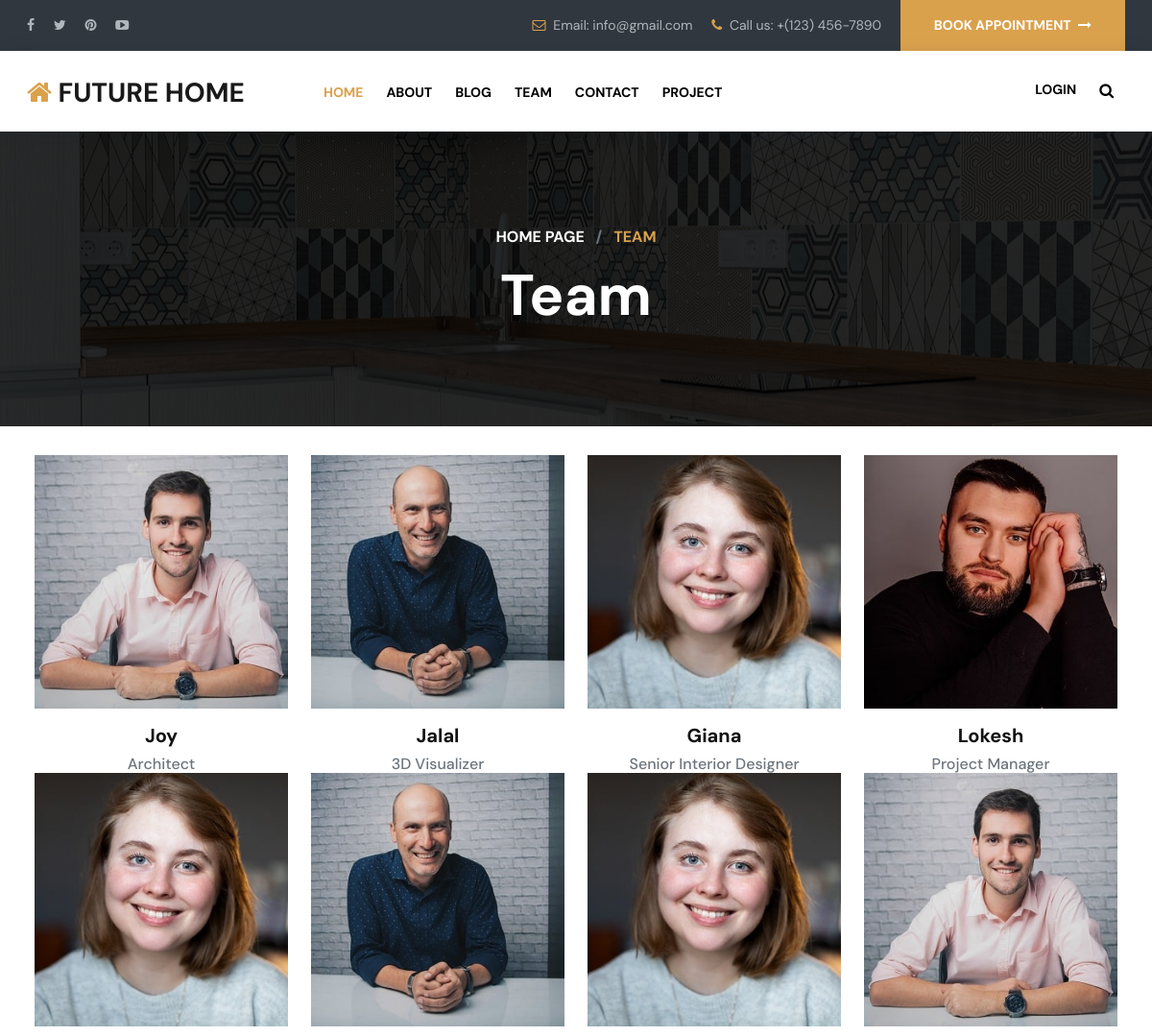
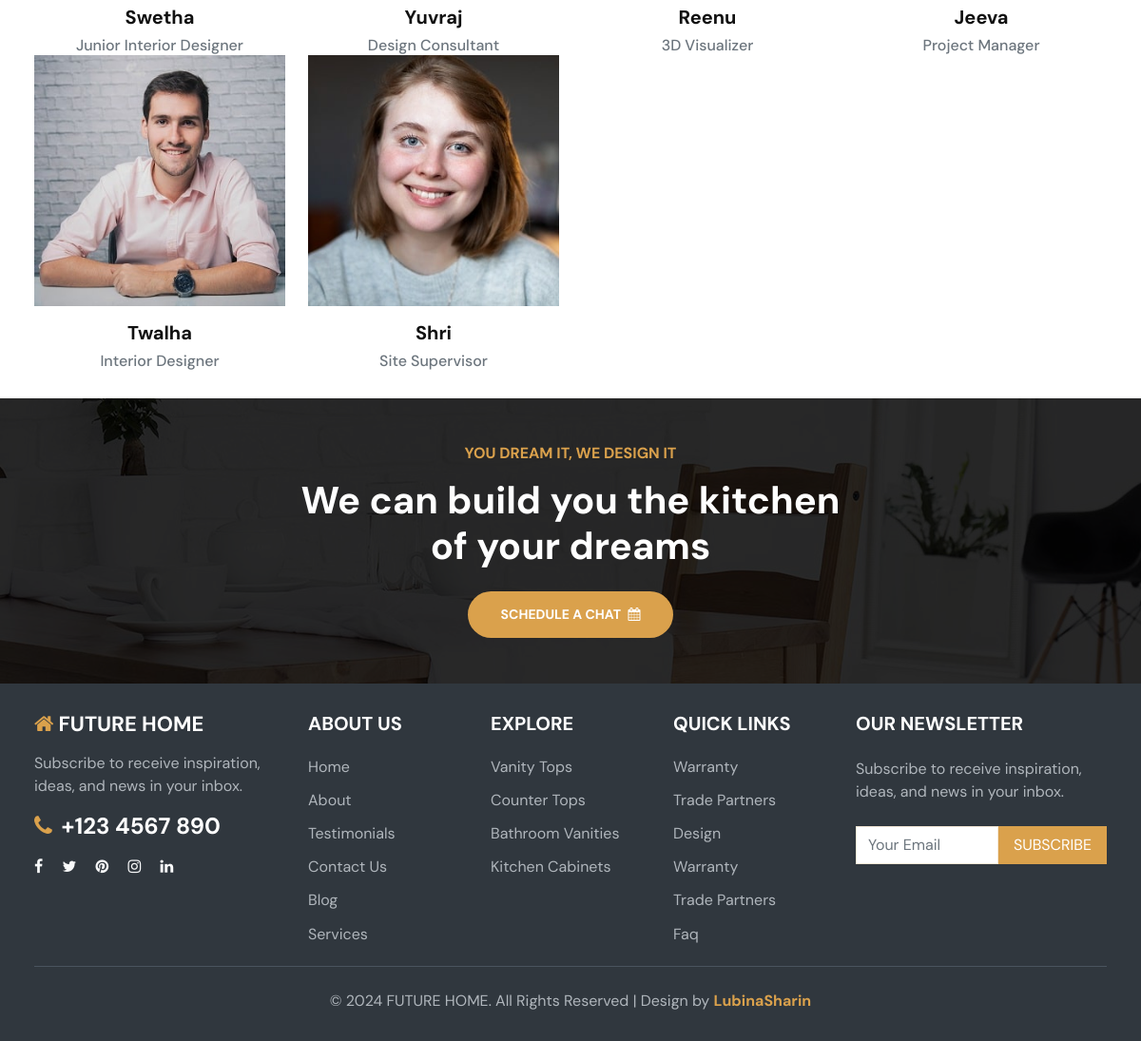
Page /team/ on the committed database (2 pictures, top to bottom).
### future_app/models.py (models this page shows, shortened)
class User(AbstractUser):
    USERNAME_FIELD = 'email'
    REQUIRED_FIELDS = ['username', 'phone_number']
    user_type = models.IntegerField(default=1, choices=userchoices)
    phone_number = models.CharField(max_length=10, null=True, blank=True)
    email = models.EmailField(null=True, blank=True, unique=True)
    created_at = models.DateField(auto_now_add=True)
    name = models.CharField(max_length=100, null=True, blank=True)

class Staff(models.Model):
    staff = models.ForeignKey(User, on_delete=models.CASCADE, related_name='staff_profile')
    designation = models.CharField(max_length=100, null=True, blank=True)
    experience = models.CharField(max_length=100, null=True, blank=True)
    qualification = models.CharField(max_length=100, null=True, blank=True)
    image = models.ImageField(null=True, blank=True, upload_to="images/")

### future_app/views.py (the view)
# urls.py: path('team/', views.Team, name='team'),
def Team(request):
    unread_count = Notification.objects.filter(user=request.user.id, read=False).count()
    staff = Staff.objects.all()
    emp = User.objects.all()
    return render(request, 'team.html', locals())

### future_app/context_processors.py (called while the page is built, shortened)
def notifications_context_processor(request):
    return {}

### templates/team.html (shortened to what this page needs)
<!DOCTYPE html>
{% load static %}
<html lang="en">
<head>
	<link href="{% static 'css/bootstrap.min.css' %}" rel="stylesheet" >
	<link href="{% static 'css/font-awesome.min.css' %}" rel="stylesheet" >
	<link href="{% static 'css/global.css' %}" rel="stylesheet">
	<link href="{% static 'css/about.css' %}" rel="stylesheet">
</head>
<body>
{% include 'header.html' %}
<section id="center" class="center_team">
 <div class="promo_m center_om">
  <div class="container-fluid">
    <div class="center_o1 row text-center">
	 <div class="col-md-12">
	   <h6 class="col_yell fw-bold"><a class="text-white" href="{% url 'home' %}">HOME PAGE</a> <span class="mx-2 text-muted">/</span> TEAM</h6>
	   <h1 class="mb-0 font_60 text-white mt-3">Team</h1>
	 </div>
	</div>
 </div>
 </div>
</section>
<section id="team" class="p_3 px-4">
  <div class="container-fluid">
    <div class="team_1 row">
      {% for i in staff %}
      {% for j in emp %}
      {% if i.staff_id == j.id %}
      <div class="col-md-3 col-sm-6">
        <div class="team_1m text-center">
          <div class="team_1mi position-relative">
            <div class="team_1mi1">
              <div class="grid clearfix">
                <figure class="effect-jazz mb-0">
                  <a href="#" data-bs-toggle="modal" data-bs-target="#staffDetailModal"
                     data-image="{{ i.image.url }}"
                     data-name="{{ j.name }}"
                     data-designation="{{ i.designation }}"
                     data-qualification="{{ i.qualification }}"
                     data-experience="{{ i.experience }}">
                    <img src="{{ i.image.url }}" class="w-100" alt="abc">
                  </a>
                </figure>
              </div>
            </div>
          </div>
          <div class="team_1m1 mt-3">
            <h5>
              <a href="#" data-bs-toggle="modal" data-bs-target="#staffDetailModal"
                 data-image="{{ i.image.url }}"
                 data-name="{{ j.name }}"
                 data-designation="{{ i.designation }}"
                 data-qualification="{{ i.qualification }}"
                 data-experience="{{ i.experience }}">
                {{ j.name }}
              </a>
            </h5>
            <h6 class="text-muted mb-0">{{ i.designation }}</h6>
          </div>
        </div>
      </div>
      {% endif %}
      {% endfor %}
      {% endfor %}
    </div>
  </div>
</section>
<section id="chat">
 <div class="promo_m pt-5 pb-5 px-4">
  <div class="container-fluid">
    <div class="project_1 row text-center">
	 <div class="col-md-12">
	  <h6 class="col_yell fw-bold">YOU DREAM IT, WE DESIGN IT</h6>
	  <h1 class="text-white mt-3">We can build you the kitchen <br> of your dreams</h1>
	  <h6 class="mb-0 mt-4"><a class="button" href="{% url 'appointment' %}">SCHEDULE A CHAT <i class="fa fa-calendar ms-1"></i></a></h6>
	 </div>
	</div>
 </div>
 </div>
</section>
{% include 'footer.html' %}
</body>
</html>

### static/css/global.css (style rules this page uses)
body { font-family: 'DM Sans', sans-serif; }
h1,h2,h3,h4,h5 { font-weight:bold; }
a { color: #111; text-decoration:none; }
.button { background:#daa14c; color:#fff!important; display: inline-block; transition: 0.3s; padding: 16px 35px 16px 35px; font-weight:bold; border-radius:50px; font-size:14px; }
.grid figure { position: relative; float: left; overflow: hidden; width: 100%; text-align: center; cursor: pointer; }
figure.effect-jazz figcaption::after, figure.effect-jazz img { -webkit-transition: opacity 0.35s, -webkit-transform 0.35s; transition: opacity 0.35s, transform 0.35s; }
.col_yell { color: #daa14c!important; }
.font_60 { font-size:60px; }
.p_3 { padding-top:30px; padding-bottom:30px; }
.center_om { padding-top:100px; padding-bottom:100px; }
.promo_m { background:#000000cf; }
#chat { background-image: url(../img/49a.jpg); background-position: center; }

### static/css/about.css (style rules this page uses)
.center_team { background-image: url(../img/44.jpg); background-position: center; }

### templates/team.html (style rules this page uses)
.center_team { background-image: url(../static/img/team.jpg); background-position: center; }

### rows in the picture
Staff: designation "Architect"
User: image (picture), name "Joy"
Staff: designation "3D Visualizer"
User: image (picture), name "Jalal"
Staff: designation "Senior Interior Designer"
User: image (picture), name "Giana"
Staff: designation "Project Manager"
User: image (picture), name "Lokesh"
Staff: designation "Junior Interior Designer"
User: image (picture), name "Swetha"
Staff: designation "Design Consultant"
User: image (picture), name "Yuvraj"
Staff: designation "3D Visualizer"
User: image (picture), name "Reenu"
Staff: designation "Project Manager"
User: image (picture), name "Jeeva"
Staff: designation "Interior Designer"
User: image (picture), name "Twalha"
Staff: designation "Site Supervisor"
User: image (picture), name "Shri"
